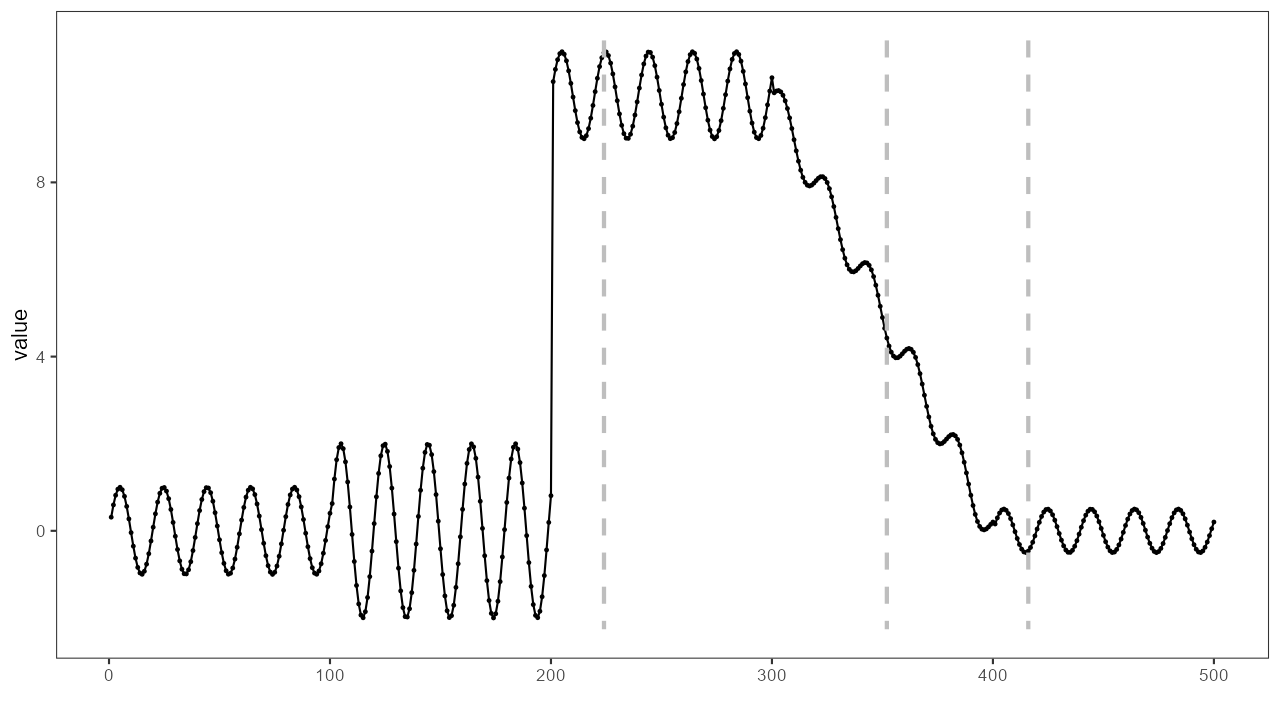

Write R code to recreate this figure.
source("header.R")
library(daltoolbox)
library(harbinger)
library(heimdall)


#'@title ADWIN method
#'@description Adaptive Windowing method for concept drift detection <doi:10.1137/1.9781611972771.42>.
#'@param target_feat Feature to be monitored.
#'@param delta The significance parameter for the ADWIN algorithm.
#ADWIN detection: Bifet, Albert, and Ricard Gavalda. “Learning from time-changing data with adaptive windowing.” In Proceedings of the 2007 SIAM international conference on data mining, pp. 443-448. Society for Industrial and Applied Mathematics, 2007.
#'@return `dfr_adwin` object
#'@examples
#'#Use the same example of dfr_cumsum changing the constructor to:
#'#model <- dfr_adwin(target_feat='serie')
#'@import reticulate
#'@export
dfr_adwin <- function(target_feat, delta=0.002) {
  obj <- dist_based(target_feat=target_feat)
  
  # Attributes
  state <- list()
  
  state$delta <- delta
  reticulate::source_python("https://raw.githubusercontent.com/cefet-rj-dal/heimdall/main/inst/python/adwin.py")
  state$adwin <- ADWIN(
    delta=delta
  )
  
  obj$drifted <- FALSE
  obj$state <- state
  class(obj) <- append("dfr_adwin", class(obj))
  return(obj)
}

#'@export
update_state.dfr_adwin <- function(obj, value){
  
  state <- obj$state
  
  state$adwin$add_element(value)
  
  obj$state <- state
  has_drift <- state$adwin$detected_change()
  if (has_drift){
    obj$drifted <- has_drift
    return(list(obj=obj, pred=obj$drifted))
  }
  else{
    return(list(obj=obj, pred=FALSE))
  }
}

#'@export
fit.dfr_adwin <- function(obj, data, ...){
  output <- update_state(obj, data[1])
  for (i in 2:length(data)){
    output <- update_state(output$obj, data[i])
  }
  
  return(output$obj)
}

#'@export
reset_state.dfr_adwin <- function(obj) {
  obj$drifted <- FALSE
  obj$state <- dfr_adwin(
    target_feat = obj$target_feat,
    delta=obj$state$delta
  )$state
  return(obj) 
}



data(examples_changepoints)
data <- examples_changepoints$complex
data$event <- NULL
data$prediction <- examples_changepoints$complex$serie > 4


model <- dfr_adwin(target_feat='serie')

detection <- c()
output <- list(obj=model, pred=FALSE)
for (i in 1:length(data$serie)){
  output <- update_state(output$obj, data$serie[i])
  if (output$pred){
    type <- 'changepoint'
    output$obj <- reset_state(output$obj)
  }else{
    type <- ''
  }
  detection <- rbind(detection, list(idx=i, event=output$pred, type=type))
}

detection <- as.data.frame(detection)

grf <- har_plot(model, data$serie, detection)
grf <- grf + ylab("value")
grf

save_png(grf, "backup/chap4_adwin.png", 1280, 720)
